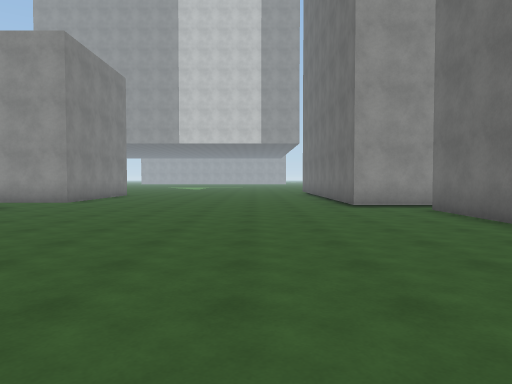
[1] (above)

24 first-person views from a walk through a Unity game level. The camera is 1.4 m above the floor, tilts 2° down and sees 70° across. The floor is counted in squares, 2 m on a side. Each view is taken from the middle of a square. On the plan, view 1 faces up. The plan holds only what a view shows up to about 11 squares ahead; the rest is blank. The place goes on beyond the plan. The player character is not drawn. Surface patterns are stand-ins for the level's own textures.

[2]
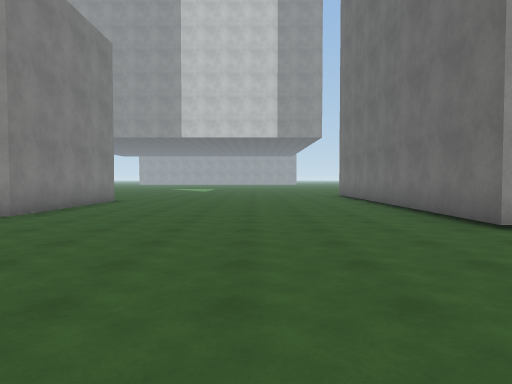

[3]
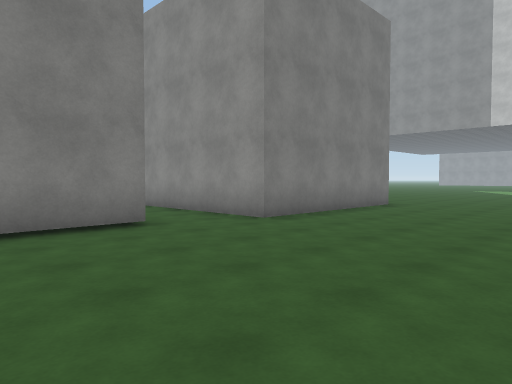

[4]
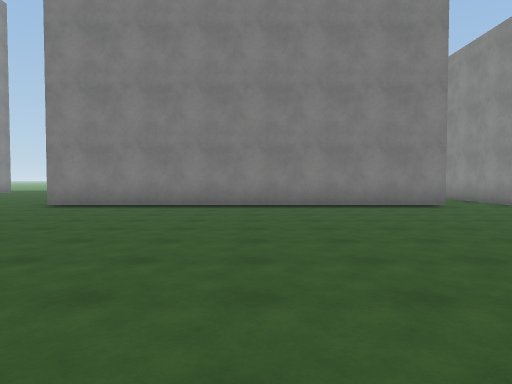

[5]
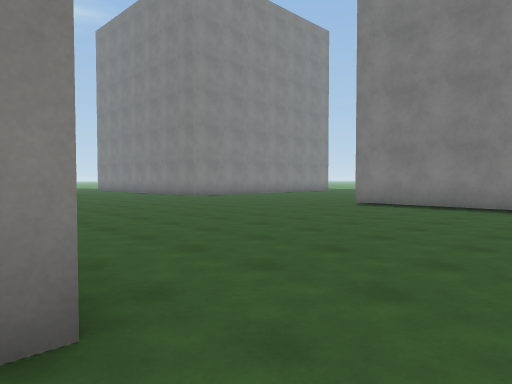

[6]
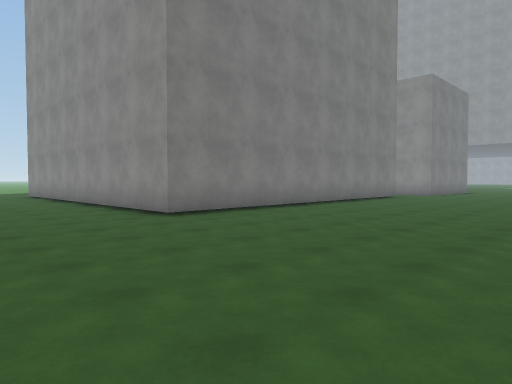

[7]
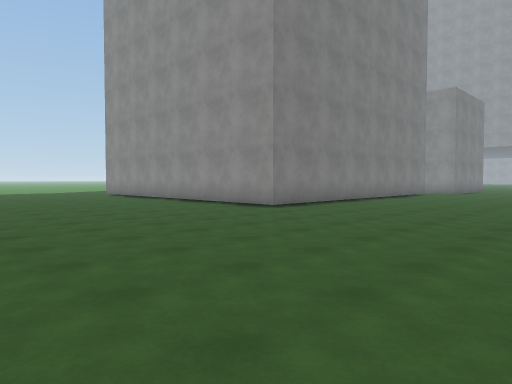

[8]
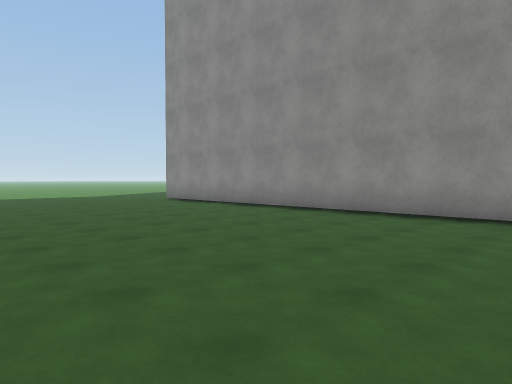

[9]
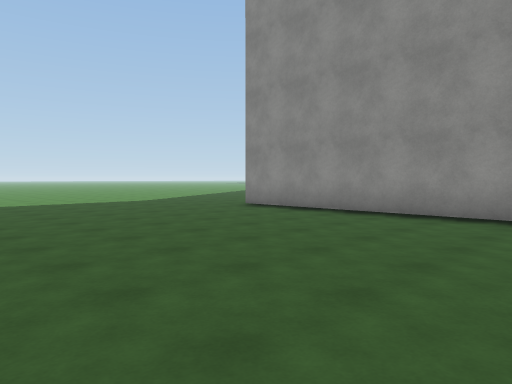

[10]
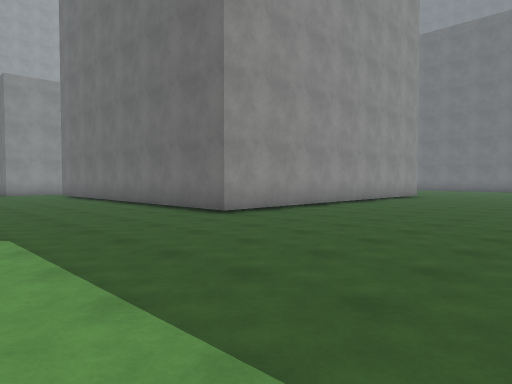

[11]
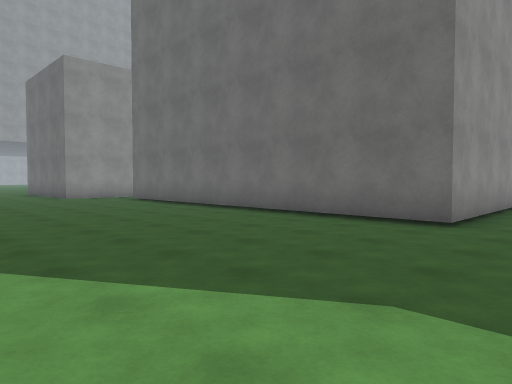

[12]
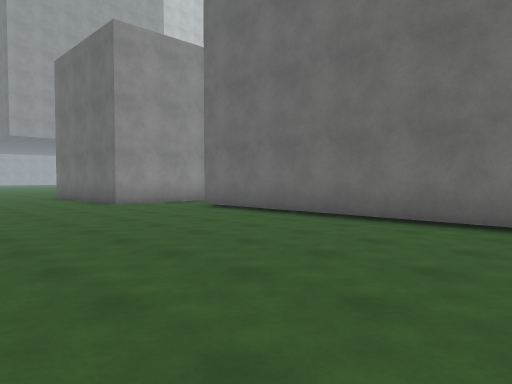

[13]
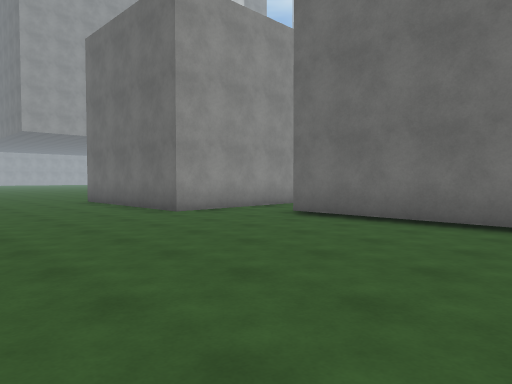

[14]
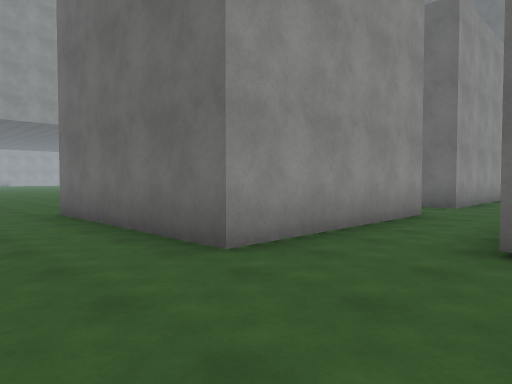

[15]
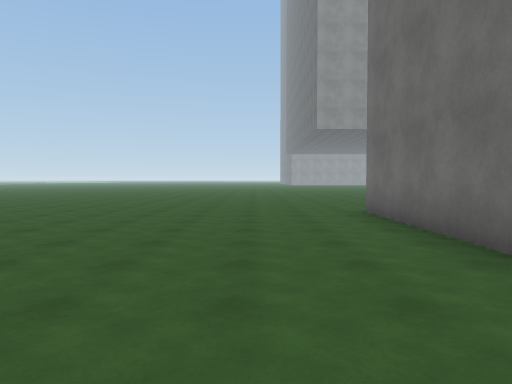

[16]
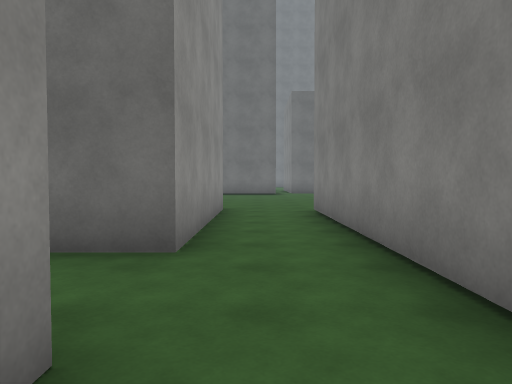

[17]
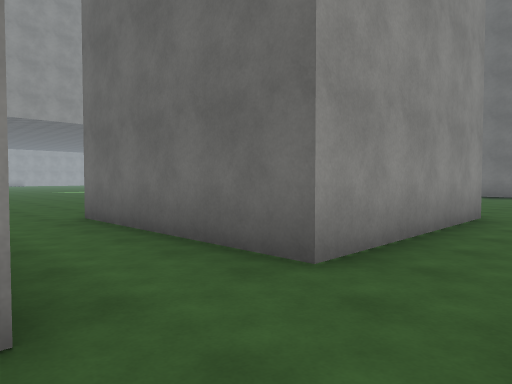

[18]
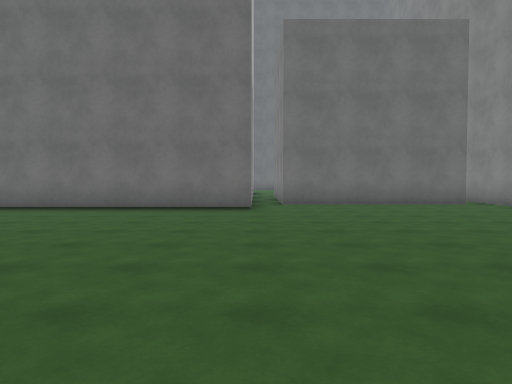

[19]
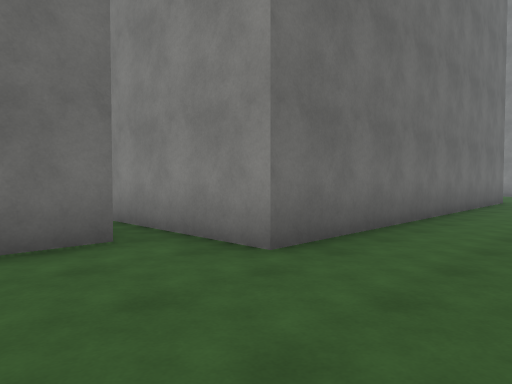

[20]
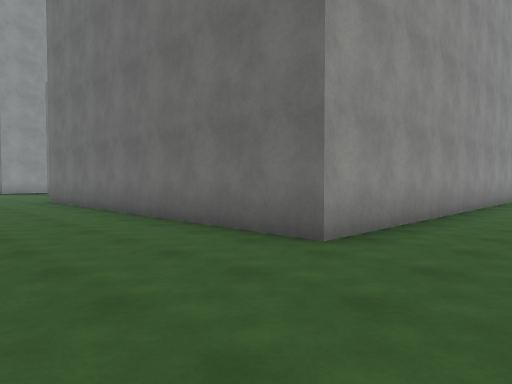

[21]
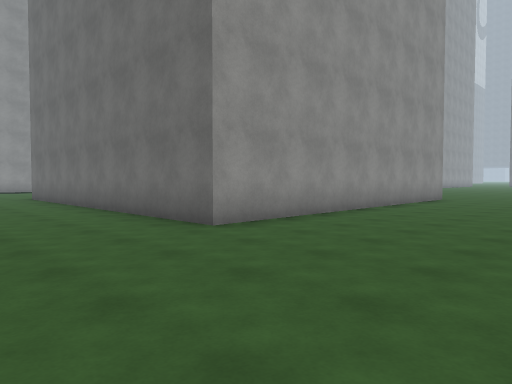

[22]
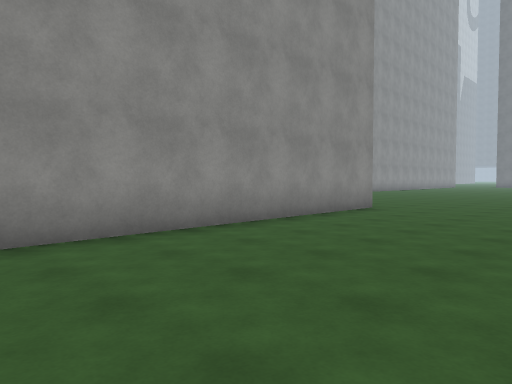

[23]
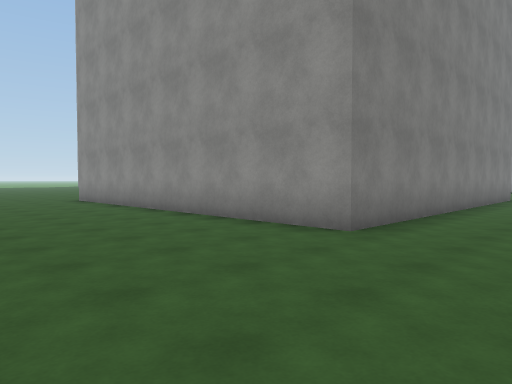

[24]
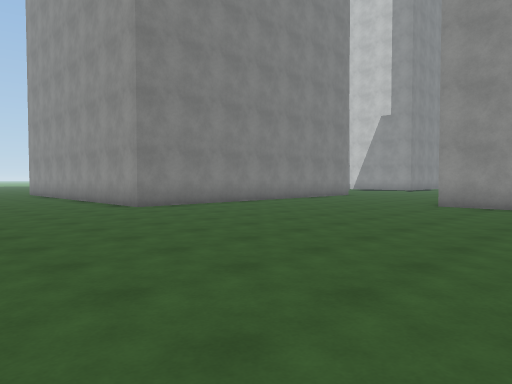

### Floor plan
Points are (right, up) in squares from view 1. A wall is a line through its corners. A room is listed if a view was taken in it or the views show most of it. See-through windows are left out.
Room 1 (views 1, 2, 3, 4, 5, 6, 7, 8, 9, 10, 11, 12, 13, 14, 15, 16, 17, 18, 19, 20, 21, 22, 23, 24)
walls: (4, 3.2) (4, 8.2); (4.6, 9.1) (2.4, 9.1) (2.4, 15); (12.4, 1) (12.4, -7.6) (2.4, -7.6) (2.4, 2.4) (6.1, 2.4); (-12.2, 8.8) (-6.2, 8.8) (-6.2, -1.2) (-16.2, -1.2) (-16.2, 8.9); (-5.6, 15.5) (-5.6, 10.8) (-10.6, 10.8) (-10.6, 15.5); (-12.6, 10.8) (-17.7, 10.8) (-17.7, 15.5); (19.4, -2.1) (17.6, -2.1)

Positions as (right, up) in squares from view 1, and headings:
1: (0, 0), facing up
2: (-1, 4), facing up
3: (-1, 6), facing up-left
4: (3, 4), facing left
5: (3, 4), facing down-left
6: (0, -5), facing up-left
7: (0, -8), facing up-left
8: (-5, -8), facing up-left
9: (-9, -8), facing up-left
10: (-21, -7), facing up-right
11: (-22, -3), facing up-right
12: (-22, 1), facing up-right
13: (-22, 4), facing up-right
14: (-20, 8), facing up-right
15: (-20, 8), facing up
16: (-14, 10), facing right
17: (-13, 9), facing up-right
18: (-6, 9), facing right
19: (0, 5), facing down-right
20: (-1, -10), facing up-right
21: (-1, -12), facing up-right
22: (4, -12), facing up-right
23: (15, -12), facing up-left
24: (21, -12), facing up-left
